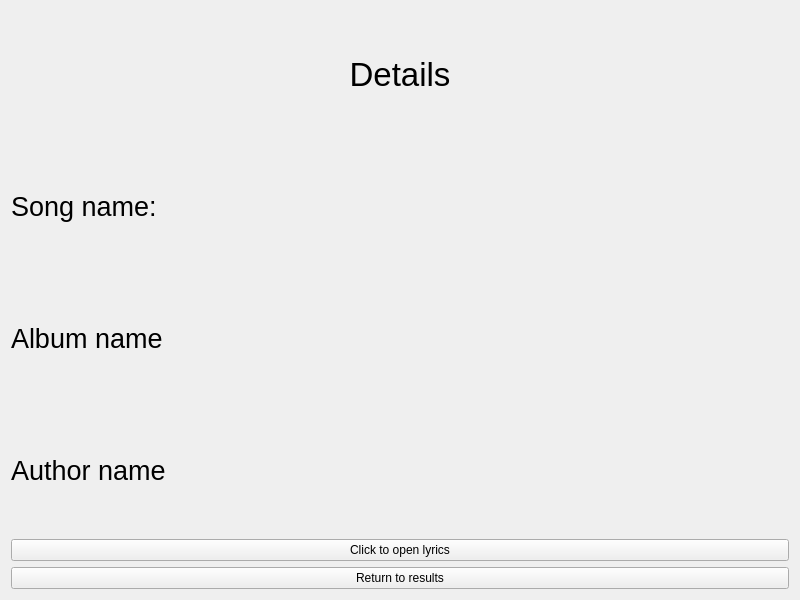
<?xml version="1.0" encoding="UTF-8"?>
<ui version="4.0">
 <class>Details_song</class>
 <widget class="QWidget" name="Details_song">
  <property name="geometry">
   <rect>
    <x>0</x>
    <y>0</y>
    <width>800</width>
    <height>600</height>
   </rect>
  </property>
  <property name="minimumSize">
   <size>
    <width>800</width>
    <height>600</height>
   </size>
  </property>
  <property name="maximumSize">
   <size>
    <width>800</width>
    <height>600</height>
   </size>
  </property>
  <property name="windowTitle">
   <string>Form</string>
  </property>
  <layout class="QVBoxLayout" name="verticalLayout">
   <item>
    <widget class="QLabel" name="label_6">
     <property name="font">
      <font>
       <pointsize>25</pointsize>
      </font>
     </property>
     <property name="text">
      <string>Details</string>
     </property>
     <property name="alignment">
      <set>Qt::AlignCenter</set>
     </property>
    </widget>
   </item>
   <item>
    <widget class="QLabel" name="Song_name">
     <property name="font">
      <font>
       <pointsize>20</pointsize>
      </font>
     </property>
     <property name="text">
      <string>Song name: </string>
     </property>
    </widget>
   </item>
   <item>
    <widget class="QLabel" name="Album_name">
     <property name="font">
      <font>
       <pointsize>20</pointsize>
      </font>
     </property>
     <property name="text">
      <string>Album name</string>
     </property>
    </widget>
   </item>
   <item>
    <widget class="QLabel" name="Author_name">
     <property name="font">
      <font>
       <pointsize>20</pointsize>
      </font>
     </property>
     <property name="text">
      <string>Author name</string>
     </property>
    </widget>
   </item>
   <item>
    <widget class="QPushButton" name="Lyrics">
     <property name="text">
      <string>Click to open lyrics</string>
     </property>
    </widget>
   </item>
   <item>
    <widget class="QPushButton" name="Return_to_results">
     <property name="text">
      <string>Return to results</string>
     </property>
    </widget>
   </item>
  </layout>
 </widget>
 <resources/>
 <connections/>
</ui>
